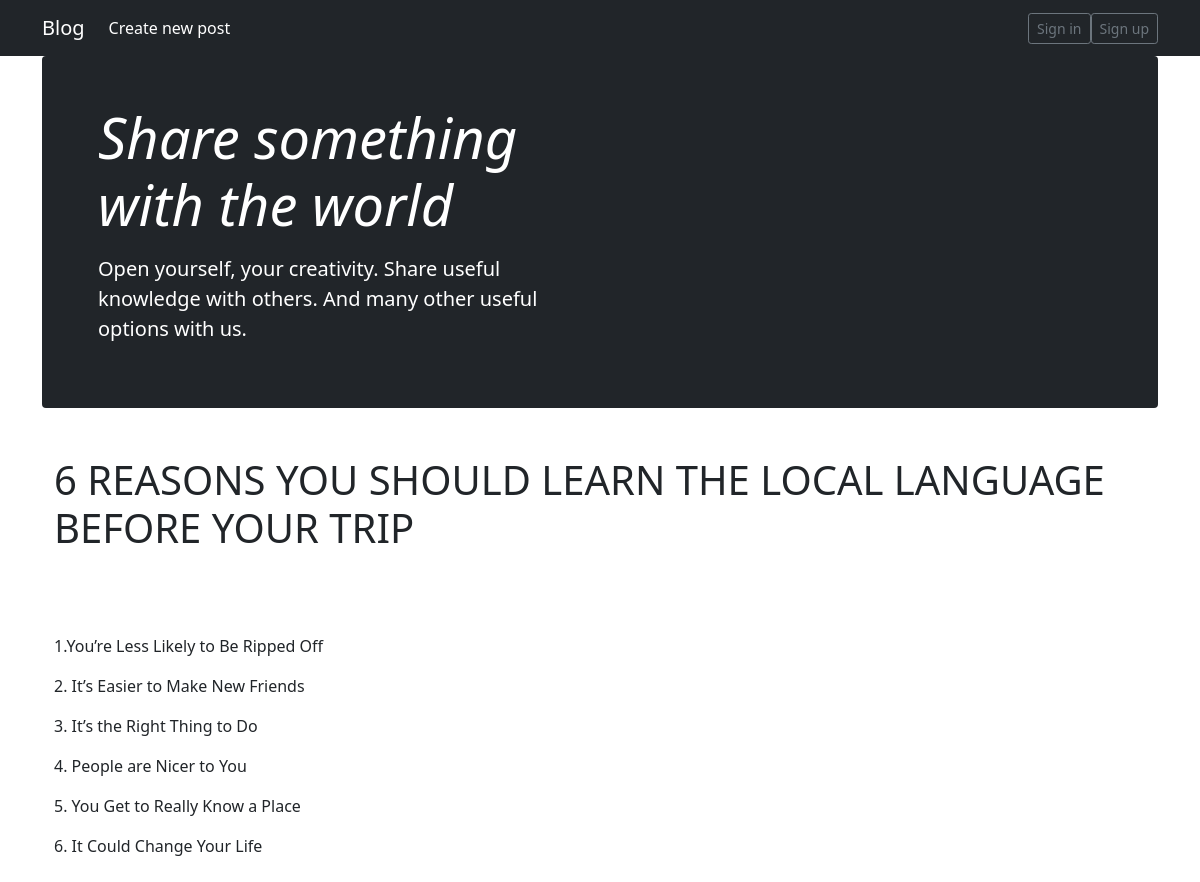
The app's page /posts/6-reasons-you-should-learn-local-language-your-tri/ with its own data.
### main/models.py (models this page shows, shortened)
class Post(models.Model):
    title = models.CharField(max_length=150)
    slug = models.SlugField(null=True, blank=True)
    body = RichTextField(null=True, blank=True)
    seo_title = models.CharField(max_length=150, null=True, blank=True)
    seo_description = models.CharField(max_length=150, null=True, blank=True)

### main/views.py (the view)
# urls.py: path('posts/<slug:slug>/', PostDetailView.as_view(), name='detail'),
class PostDetailView(DetailView):
    model = Post

### main/templates/main/post_detail.html (shortened to what this page needs)
{% extends 'layouts/app.html' %}
{% block content %}
    <div class="row py-4">
        <div class="col">
            <H1>{{ object.title }}</H1>
        </div>
    </div>
    <div class="row py-2">
        <div class="col">
            {{ object.body|safe }}
        </div>
    </div>
{% endblock %}

### records on screen
Post: title "6 REASONS YOU SHOULD LEARN THE LOCAL LANGUAGE BEFORE YOUR TRIP", body "1.You’re Less Likely to Be Ripped Off 2. It’s Easier to Make New Friends 3. It’s the Right Thing to Do 4. People are Nicer to You 5. You Get to Really Know a Place 6. It Could Change Your Life"
